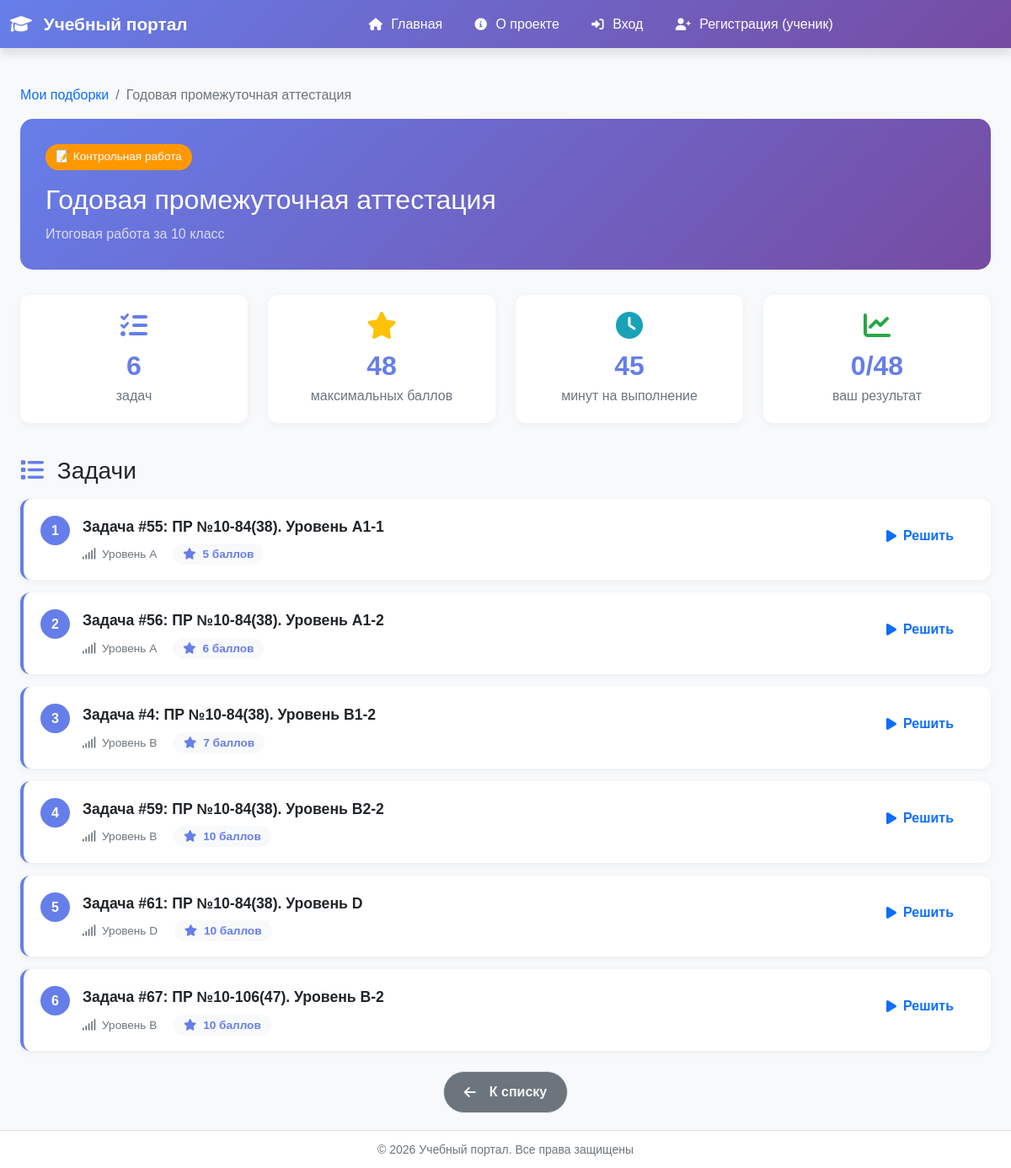
The page /tasks/collections/1/ on the database its author committed.
### task_description_app/models.py (models this page shows, shortened)
class Collection(models.Model):
    COLLECTION_TYPES = (
        ('lesson', 'Урок'),
        ('test', 'Контрольная работа'),
        ('exam', 'Экзамен'),
        ('homework', 'Домашнее задание'),
    )
    title = models.CharField('Название', max_length=200)
    description = models.TextField('Описание', blank=True)
    collection_type = models.CharField('Тип', max_length=20, choices=COLLECTION_TYPES, default='lesson')
    author = models.ForeignKey(
        settings.AUTH_USER_MODEL,
        on_delete=models.CASCADE,
        related_name='created_collections'
    )
    target_class = models.CharField('Класс', max_length=50, blank=True)
    target_group = models.IntegerField('Группа', null=True, blank=True)
    is_public = models.BooleanField('Публичная', default=True)
    show_results = models.BooleanField('Показывать результаты', default=True)
    time_limit = models.IntegerField('Ограничение времени (мин)', null=True, blank=True)
    created_at = models.DateTimeField(auto_now_add=True)
    updated_at = models.DateTimeField(auto_now=True)
    tasks = models.ManyToManyField(Task, through='CollectionItem', related_name='collections')
    class Meta:
        ordering = ['-created_at']
        verbose_name = 'Подборка задач'
        verbose_name_plural = 'Подборки задач'
    def get_total_score(self):
        return sum(item.max_score for item in self.collection_items.all())

class CollectionItem(models.Model):
    collection = models.ForeignKey(
        Collection,
        on_delete=models.CASCADE,
        related_name='collection_items'
    )
    task = models.ForeignKey(Task, on_delete=models.CASCADE)
    order = models.IntegerField('Порядок', default=0)
    max_score = models.IntegerField('Максимальный балл', default=10)
    required = models.BooleanField('Обязательная', default=True)
    class Meta:
        ordering = ['order']
        unique_together = ['collection', 'task']

class Task(models.Model):
    title = models.CharField(
        max_length=200,
        blank=True,
        verbose_name='Название задачи'
    )
    description = models.TextField(
        verbose_name="Описание",
        blank=True
    )
    difficulty = models.ForeignKey(
        DifficultyLevel,
        on_delete=models.PROTECT,
        related_name='tasks',
        verbose_name='Уровень сложности'
    )
    created_at = models.DateTimeField(auto_now_add=True)
    is_public = models.BooleanField(
        verbose_name='Публичная',
        default=True
    )
    path = models.CharField(
        verbose_name='Путь к task.md',
        max_length=500
    )
    test_files = models.JSONField(
        verbose_name='Файлы тестов',
        default=list
    )  # список файлов
    total_attempts = models.PositiveIntegerField(
        default=0,
        verbose_name='Всего попыток'
    )
    perfect_solutions = models.PositiveIntegerField(
        default=0,
        verbose_name='Успешных на 100% попыток'
    )
    last_attempt_at = models.DateTimeField(
        null=True,
        blank=True,
        auto_now_add=True,
        verbose_name='Последняя попытка'
    )

class DifficultyLevel(models.Model):
    DIFFICULTY_CHOICES = [
        ('easy', 'Легкий'),
        ('medium', 'Средний'),
        ('hard', 'Сложный'),
        ('very_hard', 'Очень сложный'),
        ('expert', 'Эксперт'),
    ]
    COLOR_CHOICES = [
        ('success', 'Зеленый (Easy)'),
        ('warning', 'Желтый (Medium)'),
        ('danger', 'Красный (Hard)'),
        ('brown', 'Коричневый (Very_Hard)'),
        ('dark', 'Черный (Expert)'),
    ]
    level_name = models.CharField(
        max_length=20,
        choices=DIFFICULTY_CHOICES,
        default='easy',
        unique=True,
        verbose_name='Уровень сложности'
    )
    display_name = models.CharField(
        max_length=50,
        verbose_name='Отображаемое название'
    )
    level_order = models.PositiveIntegerField(
        default=0,
        verbose_name='Порядок сортировки'
    )
    color_code = models.CharField(
        max_length=20,
        choices=COLOR_CHOICES,
        default='secondary',
        verbose_name='Цвет для отображения'
    )
    description = models.TextField(
        blank=True,
        verbose_name='Описание уровня'
    )
    class Meta:
        verbose_name = 'Уровень сложности'
        verbose_name_plural = 'Уровни сложности'
        ordering = ['level_order', 'id']

### task_description_app/views.py (the view)
# urls.py: path('collections/<int:collection_id>/', views.collection_detail, name='collection_detail'),
def collection_detail(request, collection_id):
    collection = get_object_or_404(Collection, id=collection_id)
    if not collection.is_public and collection.author != request.user:
        return redirect('home')
    items = collection.collection_items.select_related('task').order_by('order')
    attempt = None
    if request.user.is_authenticated and request.user.user_type == 'student':
        attempt = CollectionAttempt.objects.filter(
            collection=collection,
            student=request.user
        ).first()
    context = {
        'collection': collection,
        'items': items,
        'attempt': attempt,
        'title': collection.title,
    }
    return render(request, 'task_description_app/collection_detail.html', context)

### templates/task_description_app/collection_detail.html (shortened to what this page needs)
{% extends "base.html" %}
{% load static %}
{% load pluralize_ru %}
{% block content %}
    <div class="container mt-4">
        <nav aria-label="breadcrumb">
            <ol class="breadcrumb">
                <li class="breadcrumb-item"><a href="{% url 'tasks:collection_list' %}" class="text-decoration-none">Мои
                    подборки</a></li>
                <li class="breadcrumb-item active" aria-current="page">{{ collection.title }}</li>
            </ol>
        </nav>
        <div class="collection-header">
            <div class="d-flex justify-content-between align-items-start">
                <div>
                <span class="collection-badge badge-{{ collection.collection_type }}">
                    {% if collection.collection_type == 'lesson' %}
                        📚 Урок
                    {% elif collection.collection_type == 'test' %}
                        📝 Контрольная работа
                    {% elif collection.collection_type == 'exam' %}
                        🎓 Экзамен
                    {% else %}
                        🏠 Домашнее задание
                    {% endif %}
                </span>
                    <h1 class="mt-3">{{ collection.title }}</h1>
                    <p class="mb-0 opacity-75">{{ collection.description }}</p>
                </div>
            </div>
        </div>
        <div class="row mb-4">
            <div class="col-md-3 mb-3">
                <div class="stats-card">
                    <i class="fas fa-tasks fa-2x mb-2" style="color: #667eea;"></i>
                    <div class="stats-number">{{ items|length }}</div>
                    <div class="text-muted">{% if items|length == 1 %}задача{% elif items|length < 5 %}задачи{% else %}
                        задач{% endif %}</div>
                </div>
            </div>
            <div class="col-md-3 mb-3">
                <div class="stats-card">
                    <i class="fas fa-star fa-2x mb-2" style="color: #ffc107;"></i>
                    <div class="stats-number">{{ collection.get_total_score }}</div>
                    <div class="text-muted">максимальных баллов</div>
                </div>
            </div>
            <div class="col-md-3 mb-3">
                <div class="stats-card">
                    <i class="fas fa-clock fa-2x mb-2" style="color: #17a2b8;"></i>
                    <div class="stats-number">
                        {% if collection.time_limit %}
                            {{ collection.time_limit }}
                        {% else %}
                            ∞
                        {% endif %}
                    </div>
                    <div class="text-muted">минут на выполнение</div>
                </div>
            </div>
            <div class="col-md-3 mb-3">
                <div class="stats-card">
                    <i class="fas fa-chart-line fa-2x mb-2" style="color: #28a745;"></i>
                    <div class="stats-number">
                        {% if attempt %}
                            {{ attempt.score }}/{{ attempt.max_score }}
                        {% else %}
                            0/{{ collection.get_total_score }}
                        {% endif %}
                    </div>
                    <div class="text-muted">ваш результат</div>
                </div>
            </div>
        </div>
        <h3 class="mb-3">
            <i class="fas fa-list me-2" style="color: #667eea;"></i>
            Задачи
        </h3>
        {% if items %}
            {% for item in items %}
                <div class="task-item">
                    <div class="d-flex align-items-start">
                        <div class="task-number">{{ forloop.counter }}</div>
                        <div class="flex-grow-1">
                            <div class="task-title">
                                Задача #{{ item.task.id }}: {{ item.task.title|default:"Без названия" }}
                            </div>
                            <div class="task-meta">
                        <span class="me-3">
                            <i class="fas fa-signal me-1"></i>
                            {% if item.task.difficulty %}
                                {{ item.task.difficulty.display_name }}
                            {% else %}
                                Не указан
                            {% endif %}
                        </span>
                                <span class="task-score">
                            <i class="fas fa-star me-1"></i>
                            {{ item.max_score }} баллов
                        </span>
                            </div>
                        </div>
                        <div>
                            {% if user.user_type == 'teacher' %}
                                <a href="{% url 'tasks:task_detail' item.task.id %}"
                                   class="btn btn-sm btn-outline-primary" target="_blank">
                                    <i class="fas fa-eye"></i> Просмотр
                                </a>
                            {% else %}
                                <a href="{% url 'tasks:task_detail' item.task.id %}"
                                   class="btn btn-sm btn-outline-primary">
                                    <i class="fas fa-play"></i> Решить
                                </a>
                            {% endif %}
                        </div>
                    </div>
                </div>
            {% endfor %}
        {% endif %}
        <div class="mt-4 d-flex gap-3 justify-content-center">
            <div>
                <a href="{% url 'tasks:collection_list' %}" class="btn btn-secondary">
                    <i class="fas fa-arrow-left me-2"></i>К списку
                </a>
            </div>
        </div>
    </div>
    </div>
{% endblock %}

### static/css/base/style.css (style rules this page uses)
* { margin: 0; padding: 0; box-sizing: border-box; }
body { background: #f8f9fa; font-family: 'GOST type B', Tahoma, Geneva, Verdana, sans-serif; min-height: 100vh; min-width: 1024px; width: 100%; display: flex; flex-direction: column; }
.container { max-width: 1980px; min-width: 1024px; }
.mb-4 { text-align: justify; }
p { text-align: justify; }

### static/css/components/buttons.css (style rules this page uses)
.btn { width: 100%; justify-content: center; padding: 12px 24px; border: none; border-radius: 50px; font-size: 1em; font-weight: 600; cursor: pointer; transition: all 0.3s ease; text-decoration: none; display: inline-flex; align-items: center; gap: 8px; }
.btn-secondary { background: #6c757d; color: whitesmoke; border: 1px solid #e2e8f0; }

### templates/task_description_app/collection_detail.html (style rules this page uses)
.collection-header { background: linear-gradient(135deg, #667eea 0%, #764ba2 100%); color: white; padding: 30px; border-radius: 15px; margin-bottom: 30px; }
.collection-header h1 { font-size: 2rem; margin-bottom: 10px; }
.collection-badge { display: inline-block; padding: 5px 12px; border-radius: 20px; font-size: 0.85rem; font-weight: 500; margin-right: 10px; }
.badge-test { background: #ff9800; }
.stats-card { background: white; border-radius: 12px; padding: 20px; text-align: center; box-shadow: 0 2px 10px rgba(0, 0, 0, 0.05); transition: transform 0.3s; }
.stats-number { font-size: 2rem; font-weight: 700; color: #667eea; }
.task-item { background: white; border-radius: 12px; padding: 20px; margin-bottom: 15px; border-left: 4px solid #667eea; transition: all 0.3s; box-shadow: 0 2px 8px rgba(0, 0, 0, 0.05); }
.task-number { display: inline-block; width: 35px; height: 35px; background: #667eea; color: white; border-radius: 50%; text-align: center; line-height: 35px; font-weight: 600; margin-right: 15px; }
.task-title { font-size: 1.1rem; font-weight: 600; margin-bottom: 5px; }
.task-meta { font-size: 0.85rem; color: #6c757d; margin-top: 10px; }
.task-score { background: #f8f9fa; padding: 5px 12px; border-radius: 20px; font-size: 0.85rem; font-weight: 600; color: #667eea; }

### rows shown on the page
Collection: title "Годовая промежуточная аттестация", description "Итоговая работа за 10 класс", get_total_score "48", time_limit "45"
CollectionItem: task.id "55", task "ПР №10-84(38). Уровень А1-1", task.difficulty.display_name "Уровень A", max_score "5"
CollectionItem: task.id "56", task "ПР №10-84(38). Уровень А1-2", task.difficulty.display_name "Уровень A", max_score "6"
CollectionItem: task.id "4", task "ПР №10-84(38). Уровень B1-2", task.difficulty.display_name "Уровень B", max_score "7"
CollectionItem: task.id "59", task "ПР №10-84(38). Уровень B2-2", task.difficulty.display_name "Уровень B", max_score "10"
CollectionItem: task.id "61", task "ПР №10-84(38). Уровень D", task.difficulty.display_name "Уровень D", max_score "10"
CollectionItem: task.id "67", task "ПР №10-106(47). Уровень B-2", task.difficulty.display_name "Уровень B", max_score "10"

### other values the page prints
{{ items|length }} "6"
